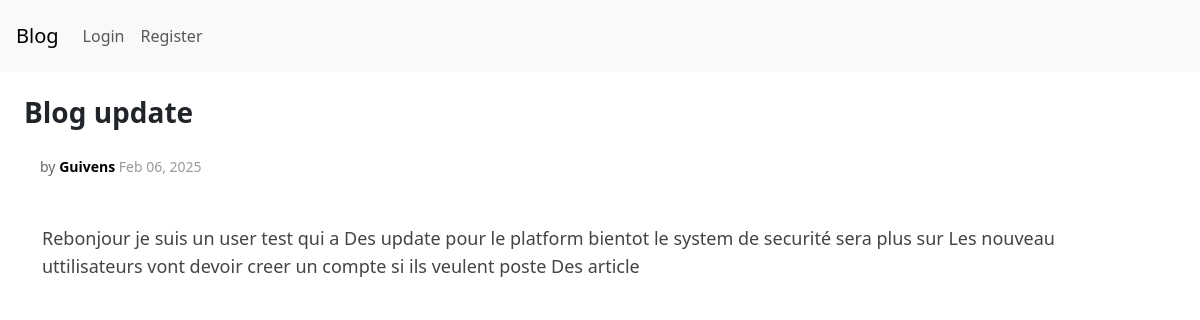
Page /article/6 on the committed database.
### app/models.py (models this page shows, shortened)
class Article(db.Model):
    id = db.Column(db.Integer, primary_key=True)
    title = db.Column(db.String(120), unique=True, nullable=False)
    content = db.Column(db.Text, nullable=False)
    created_at = db.Column(db.DateTime, default=datetime.utcnow)  # FIXED
    author_id = db.Column(db.Integer, db.ForeignKey('user.id'), nullable=False)  # FIXED
    tags = db.relationship('Tag', secondary=article_tag, back_populates='articles')

class User(db.Model, UserMixin):
    id = db.Column(db.Integer, primary_key=True)
    username = db.Column(db.String(80), unique=True, nullable=False)
    email = db.Column(db.String(120), unique=True, nullable=False)
    hash = db.Column(db.String(256), nullable= False)
    articles = db.relationship('Article', backref='author', lazy=True)
    profile = db.relationship('Profile', backref='user', uselist=False)

### app/routes.py (the view)
@main_routes.route('/article/<article_id>', methods= ["GET","POST"])
def article_details(article_id):
  if not article_id:
    flash("No Id found", "danger")
    return redirect(url_for('main.article_details'))
  article = Article.query.filter_by(id= int(article_id)).first()
  if not article:
    flash('No article found','dangee')
    return redirect(url_for('main.article-details'))
  if request.method == "POST":
    db.session.delete(article)
    db.session.commit()
    flash('Article with id {} was removed'.format(article.id),'success')
    return redirect('/')
  return render_template('article-details.html', article=article)

### app/templates/article-details.html (shortened to what this page needs)
{% extends 'base.html' %}
{% block content %}
  {% if article%}
    <div class="d-flex p-4 flex-column ">
      <div class="d-flex flex-row justify-content-between align-items-center">
             <h1 class="article-title">
               {{article.title}}
            </h1>
      </div>
      <div class="d-flex gap-4 flex-row align-items-center m-3">
        <p class="article-meta">by
        <span class="author">
          {{article.author.username | capitalize}}
        </span>
        <span class="date">
          {{ article.created_at.strftime('%b %d, %Y') }}
        </span>
        </p>
      </div>
      <div class="container py-3">
        <p class="article-content">
          {{ article.content | safe }}
        </p>
      </div>
    </div>
  {% endif %}
{% endblock %}

### app/static/css/global.css (style rules this page uses)
body { font-family: 'Georgia', serif; background-color: #f9f9f9; color: #333; }
.article-title { font-size: 28px; font-weight: bold; margin-bottom: 10px; }
.article-meta { font-size: 14px; color: #666; margin-bottom: 15px; }
.author { font-weight: bold; color: #000; }
.date { color: #999; }
.article-content { font-size: 18px; line-height: 1.6; color: #444; }

### rows in the picture
Article: title "Blog update", created_at "Feb 06, 2025", content "Rebonjour je suis un user test qui a Des update pour le platform bientot le system de securité sera plus sur Les nouveau uttilisateurs vont devoir creer un compte si ils veulent poste Des article"
User: author.username "Guivens"
